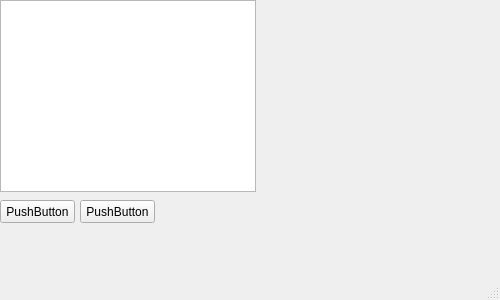
<?xml version="1.0" encoding="UTF-8"?>
<ui version="4.0">
 <class>MainWindow</class>
 <widget class="QMainWindow" name="MainWindow">
  <property name="geometry">
   <rect>
    <x>0</x>
    <y>0</y>
    <width>500</width>
    <height>300</height>
   </rect>
  </property>
  <property name="windowTitle">
   <string>MainWindow</string>
  </property>
  <widget class="QWidget" name="centralwidget">
   <widget class="QTableView" name="myTable">
    <property name="geometry">
     <rect>
      <x>0</x>
      <y>0</y>
      <width>256</width>
      <height>192</height>
     </rect>
    </property>
   </widget>
   <widget class="QPushButton" name="painting">
    <property name="geometry">
     <rect>
      <x>0</x>
      <y>200</y>
      <width>75</width>
      <height>23</height>
     </rect>
    </property>
    <property name="text">
     <string>PushButton</string>
    </property>
   </widget>
   <widget class="QPushButton" name="defaultColor">
    <property name="geometry">
     <rect>
      <x>80</x>
      <y>200</y>
      <width>75</width>
      <height>23</height>
     </rect>
    </property>
    <property name="text">
     <string>PushButton</string>
    </property>
   </widget>
  </widget>
  <widget class="QMenuBar" name="menubar">
   <property name="geometry">
    <rect>
     <x>0</x>
     <y>0</y>
     <width>500</width>
     <height>21</height>
    </rect>
   </property>
  </widget>
  <widget class="QStatusBar" name="statusbar"/>
 </widget>
 <resources/>
 <connections/>
</ui>
